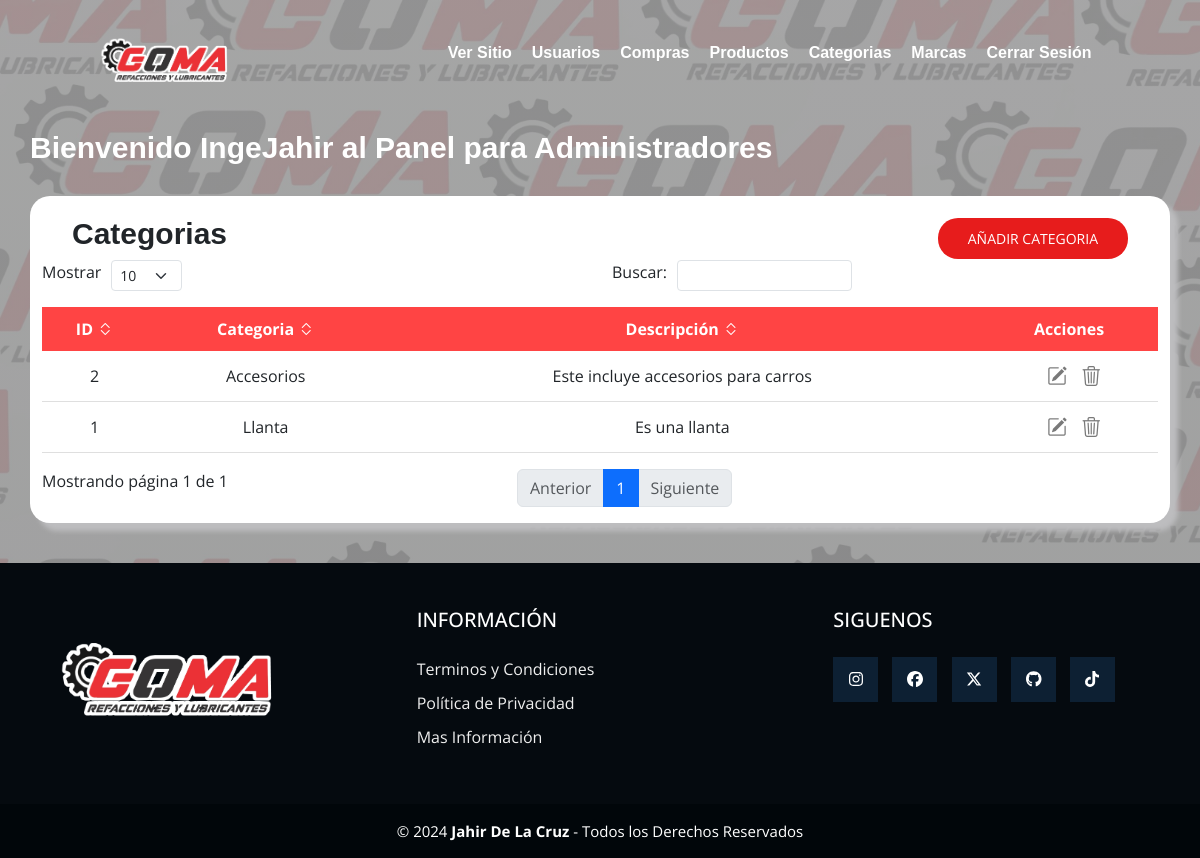
The app's page /categorias/ (signed in), older data.
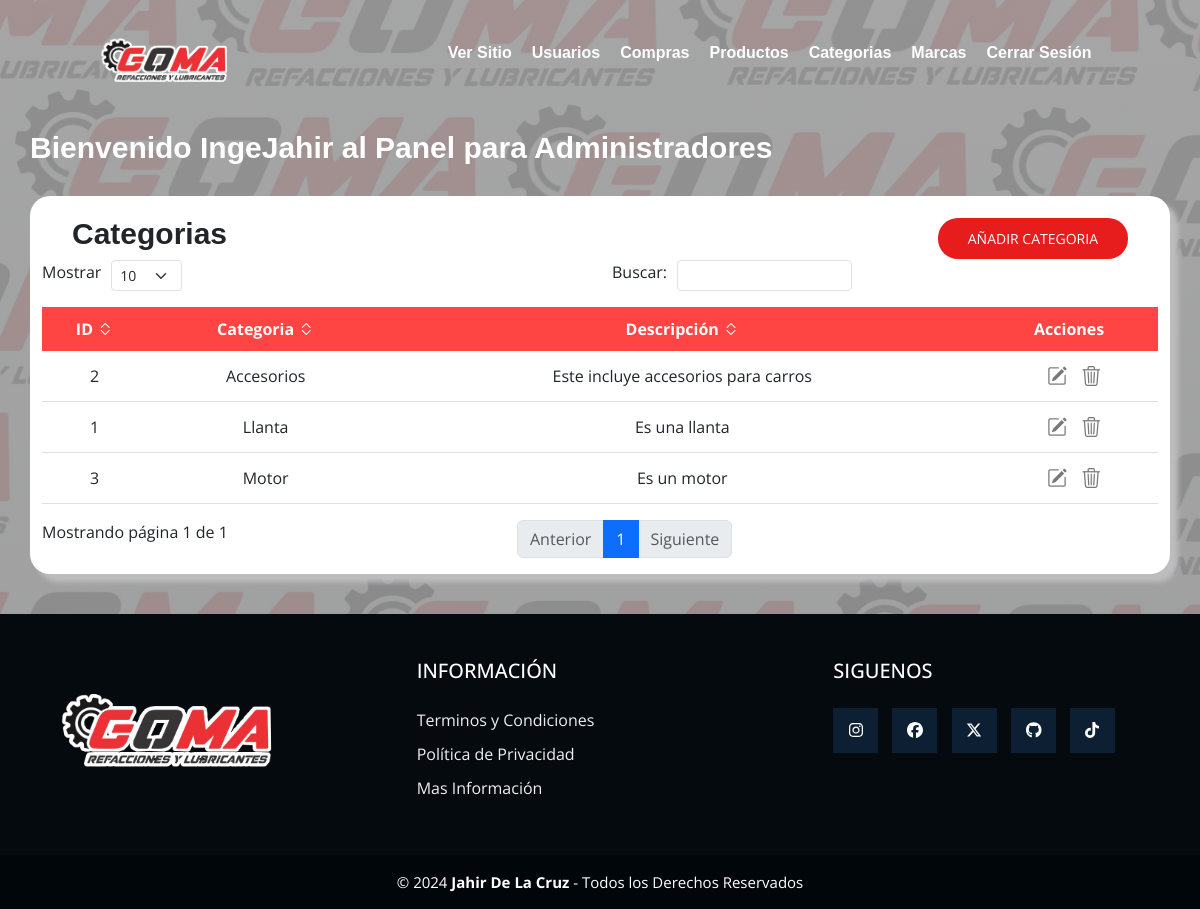
The same page, newer data.
### GOMA/models.py (models this page shows, shortened)
class Categoria(models.Model):
    nombre = models.CharField(max_length=200)
    descripcion = models.TextField()

### GOMA_admin/views.py (the view)
# urls.py: path('categorias/', CategoriasAdminView.as_view(), name='categorias'),
class CategoriasAdminView(LoginRequiredMixin, AdminRequiredMixin, View):
    def get(self, request):
        categorias = Categoria.objects.all()
        return render(request, 'categorias.html', {
            'categorias' : categorias
        })

### GOMA/mixins.py (called while the page is built)
    def dispatch(self, request, *args, **kwargs):
        if not request.user.is_authenticated:
            return self.handle_no_permission()
        elif not request.user.is_superuser:
            messages.error(request, 'Necesitas ser un Administrador para entrar!')
            return redirect_to_login(request.get_full_path(), self.get_login_url(), self.get_redirect_field_name())
        return super().dispatch(request, *args, **kwargs)

### GOMA_admin/templates/categorias.html (shortened to what this page needs)
{% extends 'layouts/baseAdmin.html' %}
{% block content %}
    <div class="contenedor__inicio">
        <div class="contenedor_titulo">
            <h1>Bienvenido {{ request.user.username }} al Panel para Administradores</h1>
        </div>
        <div class="container">
            <div class="table_header">
                <h2>Categorias</h2>
                <button><a href="{% url 'nuevo_proveedor' %}">Añadir Categoria</a></button>
            </div>
            <table class="display" id="MiTabla">
                <thead>
                    <tr>
                        <th>ID <i class="bi bi-chevron-expand"></i></th>
                        <th>Categoria <i class="bi bi-chevron-expand"></i></th>
                        <th>Descripción <i class="bi bi-chevron-expand"></i></th>
                        <th>Acciones</th>
                    </tr>
                </thead>
                <tbody>
                    {% for categoria in categorias %}
                        <tr>
                            <td>{{ categoria.id }}</td>
                            <td>{{ categoria.nombre }}</td>
                            <td>{{ categoria.descripcion }}</td>
                            <td>
                                <button><i class="bi bi-pencil-square" id="icons"></i></button>
                                <button><i class="bi bi-trash3" id="icons"></i></button>
                            </td>
                        </tr>
                    {% endfor %}
                </tbody>
            </table>
        </div>
    </div>
{% endblock %}

### GOMA_admin/templates/layouts/baseAdmin.html (shortened to what this page needs)
<!DOCTYPE html>
<html lang="es">
<head>
    <link rel="stylesheet" href="../../static/Css/estilos.css?v1234567">
    <link href="https://unpkg.com/aos@2.3.1/dist/aos.css" rel="stylesheet">
    <link rel="stylesheet" href="https://cdnjs.cloudflare.com/ajax/libs/font-awesome/6.5.2/css/all.min.css">
    <link rel="stylesheet" href="https://cdn.jsdelivr.net/npm/bootstrap@5.3.3/dist/css/bootstrap.min.css">
    <link rel="stylesheet" href="https://cdn.jsdelivr.net/npm/bootstrap-icons@1.11.3/font/bootstrap-icons.min.css">
</head>
<body>
    <header>
        <div>
            <a href="{% url 'home' %}">
                <img src="../../static/Img/Logo_empresa.png" alt="Logo de la Empresa" class="logo" width="150px">
            </a>
        </div>
        <nav>
            <ul>
                <li><a href="{% url 'home' %}">Ver Sitio</a></li>
                <li><a href="{% url 'usuarios' %}">Usuarios</a></li>
                <li><a href="{% url 'compras' %}">Compras</a></li>
                <li><a href="{% url 'index_admin' %}">Productos</a></li>
                <li><a href="{% url 'categorias' %}">Categorias</a></li>
                <li><a href="{% url 'marcasAdmin' %}">Marcas</a></li>
                <li><a href="{% url 'cerrar_sesion' %}">Cerrar Sesión</a></li>
            </ul>
        </nav>
    </header>
    {% block content %}
    {% endblock %}
    <footer class="pie-pagina">
        <div class="grupo-1">
            <div class="box">
                <figure>
                    <a href="{% url 'home' %}">
                        <img src="../../static/Img/Logo_empresa.png" alt="Logo de la Empresa" class="logo" width="150px">
                    </a>
                </figure>
            </div>
            <div class="box">
                <h2>INFORMACIÓN</h2>
                <a href="#">Terminos y Condiciones</a>
                <a href="#">Política de Privacidad</a>
                <a href="#">Mas Información</a>
            </div>
            <div class="box">
                <h2>SIGUENOS</h2>
                <div class="red-social">
                    <a href="#"><i class="fa-brands fa-instagram"></i></a>
                    <a href="#"><i class="fa-brands fa-facebook"></i></a>
                    <a href="#"><i class="fa-brands fa-x-twitter"></i></a>
                    <a href="#"><i class="fa-brands fa-github"></i></a>
                    <a href="#"><i class="fa-brands fa-tiktok"></i></a>
                </div>
            </div>
        </div>
        <div class="grupo-2">
            <small>&copy; 2024 <b>Jahir De La Cruz</b> - Todos los Derechos Reservados</small>
        </div>
    </footer>
</body>
</html>

### GOMA_admin/static/Css/estilos.css (style rules this page uses)
* { margin: 0; padding: 0; box-sizing: border-box; font-family: 'Open Sans', sans-serif; }
body { background-image: linear-gradient(to bottom, rgba(143, 143, 143, 0.7), rgba(133, 133, 133, 0.7)), url('../Img/fondo.jpg'); background-size: cover; }
header { position: fixed; top: 0; left: 0; width: 100%; display: flex; justify-content: space-around; transition: 0.7s; padding: 30px 20px; z-index: 10; }
header .logo { position: relative; color: #fff; font-weight: bold; font-style: oblique; font-size: 2em; transition: 1.5s; text-decoration: none; }
nav { display: flex; justify-content: center; align-items: center; }
header ul { position: relative; display: flex; justify-content: center; align-items: center; }
header ul li { list-style: none; }
header ul li a { position: relative; font-family: helvetica; margin: 0 10px; text-decoration: none; color: #fff; font-weight: 600; transition: 0.7s; }
.contenedor__inicio { margin-top: 130px; margin-bottom: 40px; }
.contenedor__inicio .contenedor_titulo { margin: 30px 0; }
.contenedor__inicio .contenedor_titulo h1 { font-family: sans-serif; font-size: 30px; font-weight: bold; margin-left: 30px; color: #fff; }
.container { display: flex; flex-direction: column; box-shadow: 8px 8px 5px 0px #bdbdbf; width: 80%; background-color: #fff; border-radius: 20px; }
.container .table_header { display: flex; justify-content: space-between; align-items: center; padding: 20px 30px 0; }
.container .table_header h2 { font-family: sans-serif; font-size: 30px; font-weight: bold; }
.container .table_header button { outline: none; border: none; background-color: #e71c1c; color: #fff; padding: 10px 30px; border-radius: 20px; text-transform: uppercase; font-size: 14px; cursor: pointer; }
.container .table_header button a { color: #fff; text-decoration: none; }
.container table { border-spacing: 0; margin-top: 1rem; width: 100%; margin-bottom: 1rem; }
.container table thead { background-color: #ff4444; color: #fff; }
.container table thead tr th { padding: 10px; text-align: center; }
.container table tbody tr td { padding: 10px; text-align: center; border-bottom: 1px solid #dfdfdf; }
.container table tbody tr td button { background: none; outline: none; border: none; }
.container table tbody tr td button #icons { font-size: 20px; cursor: pointer; margin-left: 10px; color: #797979; }
.pie-pagina { width: 100%; background-color: #050a0f; }
.pie-pagina .grupo-1 { width: 100%; max-width: 1200px; margin: auto; display:grid; grid-template-columns: repeat(3, 1fr); grid-gap:50px; padding: 45px 0px; }
.pie-pagina .grupo-1 .box figure { width: 100%; height: 100%; display: flex; justify-content: center; align-items: center; }
.pie-pagina .grupo-1 .box figure img { width: 250px; }
.pie-pagina .grupo-1 .box h2 { color: #fff; margin-bottom: 25px; font-size: 20px; }
.pie-pagina .grupo-1 .box a { display: flex; color: #efefef; margin-bottom: 10px; text-decoration: none; }
.pie-pagina .grupo-1 .red-social a { display: inline-block; text-decoration: none; width: 45px; height: 45px; line-height: 45px; color: #fff; margin-right: 10px; background-color: #0d2033; text-align: center; transition: all 300ms ease; }
.pie-pagina .grupo-2 { background-color: #01060a; padding: 15px 10px; text-align: center; color: #fff; }
.pie-pagina .grupo-2 small { font-size: 15px; }

Row changes from the older to the newer data that the page shows:
added Categoria: id "3", nombre "Motor", descripcion "Es un motor"
